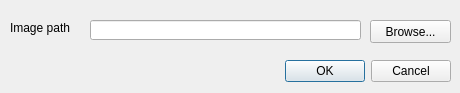
<?xml version="1.0" encoding="UTF-8"?>
<ui version="4.0">
 <class>FreehandRasterGeoreferencer</class>
 <widget class="QDialog" name="FreehandRasterGeoreferencer">
  <property name="geometry">
   <rect>
    <x>0</x>
    <y>0</y>
    <width>460</width>
    <height>93</height>
   </rect>
  </property>
  <property name="windowTitle">
   <string>Add raster for interactive georeferencing</string>
  </property>
  <property name="modal">
   <bool>true</bool>
  </property>
  <widget class="QDialogButtonBox" name="buttonBox">
   <property name="geometry">
    <rect>
     <x>80</x>
     <y>60</y>
     <width>371</width>
     <height>23</height>
    </rect>
   </property>
   <property name="orientation">
    <enum>Qt::Horizontal</enum>
   </property>
   <property name="standardButtons">
    <set>QDialogButtonBox::Cancel|QDialogButtonBox::Ok</set>
   </property>
  </widget>
  <widget class="QLineEdit" name="lineEditImagePath">
   <property name="geometry">
    <rect>
     <x>90</x>
     <y>20</y>
     <width>271</width>
     <height>20</height>
    </rect>
   </property>
  </widget>
  <widget class="QPushButton" name="pushButtonBrowse">
   <property name="geometry">
    <rect>
     <x>370</x>
     <y>20</y>
     <width>81</width>
     <height>23</height>
    </rect>
   </property>
   <property name="text">
    <string>Browse...</string>
   </property>
  </widget>
  <widget class="QLabel" name="label">
   <property name="geometry">
    <rect>
     <x>10</x>
     <y>20</y>
     <width>71</width>
     <height>16</height>
    </rect>
   </property>
   <property name="text">
    <string>Image path</string>
   </property>
  </widget>
 </widget>
 <tabstops>
  <tabstop>lineEditImagePath</tabstop>
  <tabstop>pushButtonBrowse</tabstop>
  <tabstop>buttonBox</tabstop>
 </tabstops>
 <resources/>
 <connections>
  <connection>
   <sender>buttonBox</sender>
   <signal>accepted()</signal>
   <receiver>FreehandRasterGeoreferencer</receiver>
   <slot>accept()</slot>
   <hints>
    <hint type="sourcelabel">
     <x>248</x>
     <y>254</y>
    </hint>
    <hint type="destinationlabel">
     <x>157</x>
     <y>274</y>
    </hint>
   </hints>
  </connection>
  <connection>
   <sender>buttonBox</sender>
   <signal>rejected()</signal>
   <receiver>FreehandRasterGeoreferencer</receiver>
   <slot>reject()</slot>
   <hints>
    <hint type="sourcelabel">
     <x>316</x>
     <y>260</y>
    </hint>
    <hint type="destinationlabel">
     <x>286</x>
     <y>274</y>
    </hint>
   </hints>
  </connection>
 </connections>
</ui>
